Frame 1 (no input): blank canvas, image omitted
Frame 60 (the mouse pressed at the canvas centre just before this capture): blank canvas, image omitted
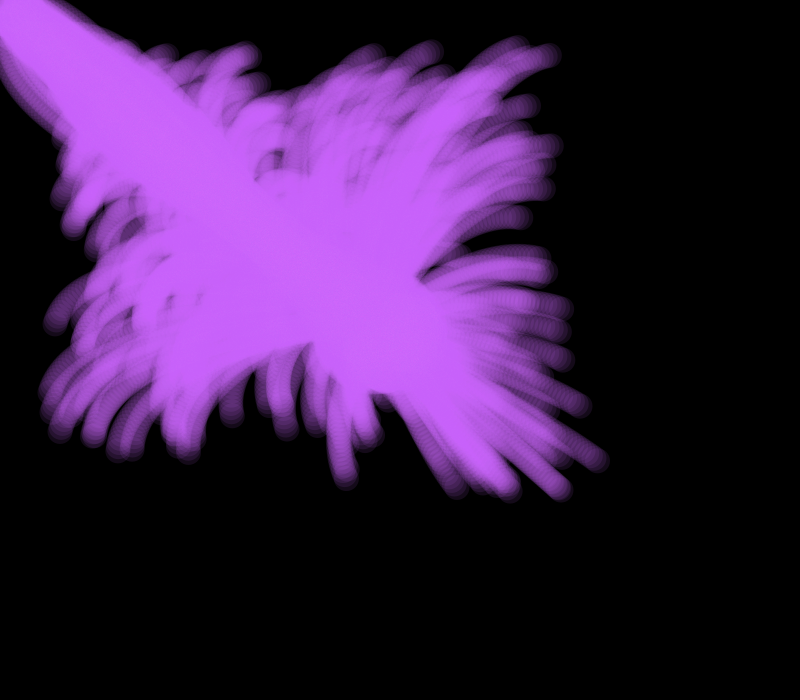
Frame 120 (the mouse held since frame 60 and released just before this capture)

The Processing sketch whose frames 1 and 60 were blank and that drew this single picture after the mouse press (run headless with seeded random() and noise(); from frame 60 on, the mouse is pressed at the canvas centre):

// Processing sketch: Neon
// ── Neon.pde
Mover[] movers = new Mover[400];
void setup() {
  size(800, 700);
  background(0);
  smooth();
  for (int i = 0; i < movers.length; i++) {
    movers[i] = new Mover(5, random(width), random(height));
  }
}

void draw() {
  if (keyPressed) {
    if (key == ' ')
      background(0);
  }
  //background(0);
  for (Mover m : movers) {
    for (Mover m1 : movers) {
      if(m1 != m){
        PVector force = m1.attract(m);
        m.applyForce(force);
      }
      m.attractToMouse();
    }
    m.update();
    m.bounce();
   if (mousePressed)
      m.display();
  }
}

// ── Particle.pde
class Mover {
  PVector location;
  PVector velocity;
  PVector acceleration;
  float topspeed;
  float mass; //adding mass as a float
  PVector home;
  float [] rgb = {200, 100, 255};
  float opacity;
  float G = .75;  //gravitational constant

  Mover(float m, float x, float y) {
    location = new PVector(x, y);
    home = new PVector(x, y);
    velocity = new PVector(0, 0);
    acceleration = new PVector(0, 0);
    topspeed = 4;
    mass = m;
    opacity = 25;
  }

  void update() {
    velocity.add(acceleration);
    location.add(velocity);
    //clear out acceleration to prevent accumalation
    acceleration.mult(0);
    velocity.limit(topspeed);
  }

  void display() {
    noStroke();
    fill(rgb[0], rgb[1], rgb[2], opacity);
    ellipse(location.x, location.y, mass*5, mass*5);
  }

  void applyForce(PVector force) {
    //Newton's second law F = A/M;
    PVector f = PVector.div(force, mass);
    acceleration.add(f);
  }

  void checkEdges() {
    if (location.x > width) {
      location.x = 0;
    } else if (location.x < 0) {
      location.x = width;
    }

    if (location.y > height) {
      location.y = 0;
    } else if (location.y < 0) {
      location.y = height;
    }
  }

  void bounce() {
    if (location.x > width) {
      location.x = width;
      velocity.x *= -1;
    } else if (location.x < 0) {
      location.x = 0;
      velocity.x *= -1;
    }
    if (location.y > height) {
      location.y = height;
      velocity.y *= -1;
    } else if (location.y < 0) {
      location.y = 0;
      velocity.y *= -1;
    }
  }

  void friction() {
    float c = 0.01;
    float normal = 1;
    float frictionMag = c*normal;

    PVector friction = velocity.get();
    friction.mult(-1);
    friction.normalize();
    friction.mult(frictionMag);

    this.applyForce(friction);
  }

  PVector attract(Mover mover) {
    PVector force = PVector.sub(location, mover.location);
    float distance = force.mag();
    //restrain the distance
    distance = constrain(distance, 5, 25);

    float m = (G * mover.mass * mass) / (distance * distance);
    //normalize the force and scale it to the appropriate magnitude
    force.normalize();
    force.mult(m/20);  

    return force;
  }

  /*
      SAME AS ATTRACT, but multiply by -1
      to repel
   */
  PVector Repel(Mover mover) {
    PVector force = PVector.sub(location, mover.location);
    float distance = force.mag();
    //restrain the distance
    distance = constrain(distance, 5, 25);

    float m = (G * mover.mass * mass) / (distance * distance);
    //normalize the force and scale it to the appropriate magnitude
    force.normalize();
    force.mult(m/20);  

    return force.mult(-1);
  }

  void attractToMouse() {
    PVector force = PVector.sub(new PVector(mouseX, mouseY), location);
    float distance = force.mag();
    //restrain the distance
    distance = constrain(distance, 5, 10);

    float m = (G * 1) / (distance * distance);
    //normalize the force and scale it to the appropriate magnitude
    force.normalize();
    force.mult(m/2);  
    this.applyForce(force);
  }

  void attractToRandom(PVector r) {
    PVector force = PVector.sub(r, location);
    float distance = force.mag();
    //restrain the distance
    distance = constrain(distance, 5, 10);

    float m = 1 / (distance * distance);
    //normalize the force and scale it to the appropriate magnitude
    force.normalize();
    force.mult(m/2);  

    this.applyForce(force);
  }
}
